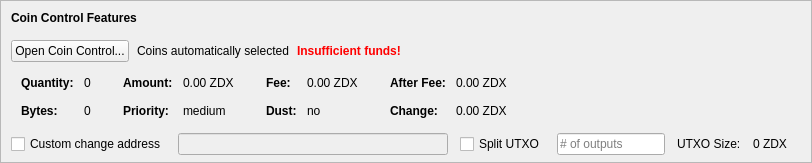
    <widget class="QFrame" name="frameCoinControl">
     <property name="sizePolicy">
      <sizepolicy hsizetype="Expanding" vsizetype="Expanding">
       <horstretch>0</horstretch>
       <verstretch>0</verstretch>
      </sizepolicy>
     </property>
     <property name="maximumSize">
      <size>
       <width>16777215</width>
       <height>16777215</height>
      </size>
     </property>
     <property name="frameShape">
      <enum>QFrame::StyledPanel</enum>
     </property>
     <property name="frameShadow">
      <enum>QFrame::Sunken</enum>
     </property>
     <layout class="QVBoxLayout" name="verticalLayoutCoinControl2">
      <property name="spacing">
       <number>0</number>
      </property>
      <property name="leftMargin">
       <number>0</number>
      </property>
      <property name="topMargin">
       <number>0</number>
      </property>
      <property name="rightMargin">
       <number>0</number>
      </property>
      <property name="bottomMargin">
       <number>6</number>
      </property>
      <item>
       <layout class="QVBoxLayout" name="verticalLayoutCoinControl" stretch="0,0,0,0,1">
        <property name="spacing">
         <number>0</number>
        </property>
        <property name="leftMargin">
         <number>10</number>
        </property>
        <property name="topMargin">
         <number>10</number>
        </property>
        <item>
         <layout class="QHBoxLayout" name="horizontalLayoutCoinControl1">
          <property name="bottomMargin">
           <number>15</number>
          </property>
          <item>
           <widget class="QLabel" name="labelCoinControlFeatures">
            <property name="sizePolicy">
             <sizepolicy hsizetype="Preferred" vsizetype="Maximum">
              <horstretch>0</horstretch>
              <verstretch>0</verstretch>
             </sizepolicy>
            </property>
            <property name="font">
             <font>
              <weight>75</weight>
              <bold>true</bold>
             </font>
            </property>
            <property name="styleSheet">
             <string notr="true">font-weight:bold;</string>
            </property>
            <property name="text">
             <string>Coin Control Features</string>
            </property>
           </widget>
          </item>
         </layout>
        </item>
        <item>
         <layout class="QHBoxLayout" name="horizontalLayoutCoinControl2" stretch="0,0,0,0">
          <property name="spacing">
           <number>8</number>
          </property>
          <property name="bottomMargin">
           <number>10</number>
          </property>
          <item>
           <widget class="QPushButton" name="pushButtonCoinControl">
            <property name="styleSheet">
             <string notr="true"/>
            </property>
            <property name="text">
             <string>Open Coin Control...</string>
            </property>
            <property name="autoDefault">
             <bool>false</bool>
            </property>
           </widget>
          </item>
          <item>
           <widget class="QLabel" name="labelCoinControlAutomaticallySelected">
            <property name="text">
             <string>Coins automatically selected</string>
            </property>
            <property name="margin">
             <number>5</number>
            </property>
           </widget>
          </item>
          <item>
           <widget class="QLabel" name="labelCoinControlInsuffFunds">
            <property name="font">
             <font>
              <weight>75</weight>
              <bold>true</bold>
             </font>
            </property>
            <property name="styleSheet">
             <string notr="true">color:red;font-weight:bold;</string>
            </property>
            <property name="text">
             <string>Insufficient funds!</string>
            </property>
            <property name="margin">
             <number>5</number>
            </property>
           </widget>
          </item>
          <item>
           <spacer name="horizontalSpacerCoinControl">
            <property name="orientation">
             <enum>Qt::Horizontal</enum>
            </property>
            <property name="sizeHint" stdset="0">
             <size>
              <width>40</width>
              <height>1</height>
             </size>
            </property>
           </spacer>
          </item>
         </layout>
        </item>
        <item>
         <widget class="QWidget" name="widgetCoinControl" native="true">
          <property name="sizePolicy">
           <sizepolicy hsizetype="Preferred" vsizetype="Preferred">
            <horstretch>0</horstretch>
            <verstretch>0</verstretch>
           </sizepolicy>
          </property>
          <property name="minimumSize">
           <size>
            <width>0</width>
            <height>0</height>
           </size>
          </property>
          <property name="styleSheet">
           <string notr="true"/>
          </property>
          <layout class="QHBoxLayout" name="horizontalLayoutCoinControl5">
           <property name="leftMargin">
            <number>0</number>
           </property>
           <property name="topMargin">
            <number>0</number>
           </property>
           <property name="rightMargin">
            <number>0</number>
           </property>
           <property name="bottomMargin">
            <number>0</number>
           </property>
           <item>
            <layout class="QHBoxLayout" name="horizontalLayoutCoinControl3" stretch="0,0,0,1">
             <property name="spacing">
              <number>20</number>
             </property>
             <property name="topMargin">
              <number>0</number>
             </property>
             <property name="bottomMargin">
              <number>10</number>
             </property>
             <item>
              <layout class="QFormLayout" name="formLayoutCoinControl1">
               <property name="horizontalSpacing">
                <number>10</number>
               </property>
               <property name="verticalSpacing">
                <number>14</number>
               </property>
               <property name="leftMargin">
                <number>10</number>
               </property>
               <property name="topMargin">
                <number>4</number>
               </property>
               <property name="rightMargin">
                <number>6</number>
               </property>
               <item row="0" column="0">
                <widget class="QLabel" name="labelCoinControlQuantityText">
                 <property name="font">
                  <font>
                   <weight>75</weight>
                   <bold>true</bold>
                  </font>
                 </property>
                 <property name="text">
                  <string>Quantity:</string>
                 </property>
                 <property name="margin">
                  <number>0</number>
                 </property>
                </widget>
               </item>
               <item row="0" column="1">
                <widget class="QLabel" name="labelCoinControlQuantity">
                 <property name="cursor">
                  <cursorShape>IBeamCursor</cursorShape>
                 </property>
                 <property name="contextMenuPolicy">
                  <enum>Qt::ActionsContextMenu</enum>
                 </property>
                 <property name="text">
                  <string notr="true">0</string>
                 </property>
                 <property name="margin">
                  <number>0</number>
                 </property>
                 <property name="textInteractionFlags">
                  <set>Qt::LinksAccessibleByMouse|Qt::TextSelectableByKeyboard|Qt::TextSelectableByMouse</set>
                 </property>
                </widget>
               </item>
               <item row="1" column="0">
                <widget class="QLabel" name="labelCoinControlBytesText">
                 <property name="font">
                  <font>
                   <weight>75</weight>
                   <bold>true</bold>
                  </font>
                 </property>
                 <property name="text">
                  <string>Bytes:</string>
                 </property>
                </widget>
               </item>
               <item row="1" column="1">
                <widget class="QLabel" name="labelCoinControlBytes">
                 <property name="cursor">
                  <cursorShape>IBeamCursor</cursorShape>
                 </property>
                 <property name="contextMenuPolicy">
                  <enum>Qt::ActionsContextMenu</enum>
                 </property>
                 <property name="text">
                  <string notr="true">0</string>
                 </property>
                 <property name="textInteractionFlags">
                  <set>Qt::LinksAccessibleByMouse|Qt::TextSelectableByKeyboard|Qt::TextSelectableByMouse</set>
                 </property>
                </widget>
               </item>
              </layout>
             </item>
             <item>
              <layout class="QFormLayout" name="formLayoutCoinControl2">
               <property name="horizontalSpacing">
                <number>10</number>
               </property>
               <property name="verticalSpacing">
                <number>14</number>
               </property>
               <property name="leftMargin">
                <number>6</number>
               </property>
               <property name="topMargin">
                <number>4</number>
               </property>
               <property name="rightMargin">
                <number>6</number>
               </property>
               <item row="0" column="0">
                <widget class="QLabel" name="labelCoinControlAmountText">
                 <property name="font">
                  <font>
                   <weight>75</weight>
                   <bold>true</bold>
                  </font>
                 </property>
                 <property name="text">
                  <string>Amount:</string>
                 </property>
                 <property name="margin">
                  <number>0</number>
                 </property>
                </widget>
               </item>
               <item row="0" column="1">
                <widget class="QLabel" name="labelCoinControlAmount">
                 <property name="cursor">
                  <cursorShape>IBeamCursor</cursorShape>
                 </property>
                 <property name="contextMenuPolicy">
                  <enum>Qt::ActionsContextMenu</enum>
                 </property>
                 <property name="text">
                  <string notr="true">0.00 ZDX</string>
                 </property>
                 <property name="textInteractionFlags">
                  <set>Qt::LinksAccessibleByMouse|Qt::TextSelectableByKeyboard|Qt::TextSelectableByMouse</set>
                 </property>
                </widget>
               </item>
               <item row="1" column="0">
                <widget class="QLabel" name="labelCoinControlPriorityText">
                 <property name="font">
                  <font>
                   <weight>75</weight>
                   <bold>true</bold>
                  </font>
                 </property>
                 <property name="text">
                  <string>Priority:</string>
                 </property>
                </widget>
               </item>
               <item row="1" column="1">
                <widget class="QLabel" name="labelCoinControlPriority">
                 <property name="cursor">
                  <cursorShape>IBeamCursor</cursorShape>
                 </property>
                 <property name="contextMenuPolicy">
                  <enum>Qt::ActionsContextMenu</enum>
                 </property>
                 <property name="text">
                  <string>medium</string>
                 </property>
                 <property name="textInteractionFlags">
                  <set>Qt::LinksAccessibleByMouse|Qt::TextSelectableByKeyboard|Qt::TextSelectableByMouse</set>
                 </property>
                </widget>
               </item>
              </layout>
             </item>
             <item>
              <layout class="QFormLayout" name="formLayoutCoinControl3">
               <property name="horizontalSpacing">
                <number>10</number>
               </property>
               <property name="verticalSpacing">
                <number>14</number>
               </property>
               <property name="leftMargin">
                <number>6</number>
               </property>
               <property name="topMargin">
                <number>4</number>
               </property>
               <property name="rightMargin">
                <number>6</number>
               </property>
               <item row="0" column="0">
                <widget class="QLabel" name="labelCoinControlFeeText">
                 <property name="font">
                  <font>
                   <weight>75</weight>
                   <bold>true</bold>
                  </font>
                 </property>
                 <property name="text">
                  <string>Fee:</string>
                 </property>
                 <property name="margin">
                  <number>0</number>
                 </property>
                </widget>
               </item>
               <item row="0" column="1">
                <widget class="QLabel" name="labelCoinControlFee">
                 <property name="cursor">
                  <cursorShape>IBeamCursor</cursorShape>
                 </property>
                 <property name="contextMenuPolicy">
                  <enum>Qt::ActionsContextMenu</enum>
                 </property>
                 <property name="text">
                  <string notr="true">0.00 ZDX</string>
                 </property>
                 <property name="textInteractionFlags">
                  <set>Qt::LinksAccessibleByMouse|Qt::TextSelectableByKeyboard|Qt::TextSelectableByMouse</set>
                 </property>
                </widget>
               </item>
               <item row="1" column="0">
                <widget class="QLabel" name="labelCoinControlLowOutputText">
                 <property name="font">
                  <font>
                   <weight>75</weight>
                   <bold>true</bold>
                  </font>
                 </property>
                 <property name="text">
                  <string>Dust:</string>
                 </property>
                </widget>
               </item>
               <item row="1" column="1">
                <widget class="QLabel" name="labelCoinControlLowOutput">
                 <property name="cursor">
                  <cursorShape>IBeamCursor</cursorShape>
                 </property>
                 <property name="contextMenuPolicy">
                  <enum>Qt::ActionsContextMenu</enum>
                 </property>
                 <property name="text">
                  <string>no</string>
                 </property>
                 <property name="textInteractionFlags">
                  <set>Qt::LinksAccessibleByMouse|Qt::TextSelectableByKeyboard|Qt::TextSelectableByMouse</set>
                 </property>
                </widget>
               </item>
              </layout>
             </item>
             <item>
              <layout class="QFormLayout" name="formLayoutCoinControl4">
               <property name="horizontalSpacing">
                <number>10</number>
               </property>
               <property name="verticalSpacing">
                <number>14</number>
               </property>
               <property name="leftMargin">
                <number>6</number>
               </property>
               <property name="topMargin">
                <number>4</number>
               </property>
               <property name="rightMargin">
                <number>6</number>
               </property>
               <item row="0" column="0">
                <widget class="QLabel" name="labelCoinControlAfterFeeText">
                 <property name="font">
                  <font>
                   <weight>75</weight>
                   <bold>true</bold>
                  </font>
                 </property>
                 <property name="text">
                  <string>After Fee:</string>
                 </property>
                 <property name="margin">
                  <number>0</number>
                 </property>
                </widget>
               </item>
               <item row="0" column="1">
                <widget class="QLabel" name="labelCoinControlAfterFee">
                 <property name="cursor">
                  <cursorShape>IBeamCursor</cursorShape>
                 </property>
                 <property name="contextMenuPolicy">
                  <enum>Qt::ActionsContextMenu</enum>
                 </property>
                 <property name="text">
                  <string notr="true">0.00 ZDX</string>
                 </property>
                 <property name="textInteractionFlags">
                  <set>Qt::LinksAccessibleByMouse|Qt::TextSelectableByKeyboard|Qt::TextSelectableByMouse</set>
                 </property>
                </widget>
               </item>
               <item row="1" column="0">
                <widget class="QLabel" name="labelCoinControlChangeText">
                 <property name="font">
                  <font>
                   <weight>75</weight>
                   <bold>true</bold>
                  </font>
                 </property>
                 <property name="text">
                  <string>Change:</string>
                 </property>
                </widget>
               </item>
               <item row="1" column="1">
                <widget class="QLabel" name="labelCoinControlChange">
                 <property name="cursor">
                  <cursorShape>IBeamCursor</cursorShape>
                 </property>
                 <property name="contextMenuPolicy">
                  <enum>Qt::ActionsContextMenu</enum>
                 </property>
                 <property name="text">
                  <string notr="true">0.00 ZDX</string>
                 </property>
                 <property name="textInteractionFlags">
                  <set>Qt::LinksAccessibleByMouse|Qt::TextSelectableByKeyboard|Qt::TextSelectableByMouse</set>
                 </property>
                </widget>
               </item>
              </layout>
             </item>
            </layout>
           </item>
          </layout>
         </widget>
        </item>
        <item>
         <layout class="QHBoxLayout" name="horizontalLayoutCoinControl4" stretch="0,0,0,0,0,0,0">
          <property name="spacing">
           <number>12</number>
          </property>
          <property name="sizeConstraint">
           <enum>QLayout::SetDefaultConstraint</enum>
          </property>
          <property name="topMargin">
           <number>5</number>
          </property>
          <property name="rightMargin">
           <number>5</number>
          </property>
          <item>
           <widget class="QCheckBox" name="checkBoxCoinControlChange">
            <property name="toolTip">
             <string>If this is activated, but the change address is empty or invalid, change will be sent to a newly generated address.</string>
            </property>
            <property name="text">
             <string>Custom change address</string>
            </property>
           </widget>
          </item>
          <item>
           <widget class="QValidatedLineEdit" name="lineEditCoinControlChange">
            <property name="enabled">
             <bool>false</bool>
            </property>
            <property name="sizePolicy">
             <sizepolicy hsizetype="Expanding" vsizetype="Fixed">
              <horstretch>0</horstretch>
              <verstretch>0</verstretch>
             </sizepolicy>
            </property>
           </widget>
          </item>
          <item>
           <widget class="QCheckBox" name="splitBlockCheckBox">
            <property name="text">
             <string>Split UTXO</string>
            </property>
           </widget>
          </item>
          <item>
           <widget class="QLineEdit" name="splitBlockLineEdit">
            <property name="sizePolicy">
             <sizepolicy hsizetype="Fixed" vsizetype="Fixed">
              <horstretch>50</horstretch>
              <verstretch>0</verstretch>
             </sizepolicy>
            </property>
            <property name="placeholderText">
             <string># of outputs</string>
            </property>
           </widget>
          </item>
          <item>
           <widget class="QLabel" name="labelBlockSizeText">
            <property name="text">
             <string>UTXO Size:</string>
            </property>
           </widget>
          </item>
          <item>
           <widget class="QLabel" name="labelBlockSize">
            <property name="text">
             <string>0 ZDX</string>
            </property>
           </widget>
          </item>
          <item>
           <widget class="QLabel" name="labelCoinControlChangeLabel">
            <property name="sizePolicy">
             <sizepolicy hsizetype="Preferred" vsizetype="Expanding">
              <horstretch>0</horstretch>
              <verstretch>0</verstretch>
             </sizepolicy>
            </property>
            <property name="minimumSize">
             <size>
              <width>0</width>
              <height>0</height>
             </size>
            </property>
            <property name="text">
             <string/>
            </property>
            <property name="margin">
             <number>3</number>
            </property>
           </widget>
          </item>
         </layout>
        </item>
        <item>
         <spacer name="verticalSpacerCoinControl">
          <property name="orientation">
           <enum>Qt::Vertical</enum>
          </property>
          <property name="sizeHint" stdset="0">
           <size>
            <width>800</width>
            <height>1</height>
           </size>
          </property>
         </spacer>
        </item>
       </layout>
      </item>
     </layout>
    </widget>
